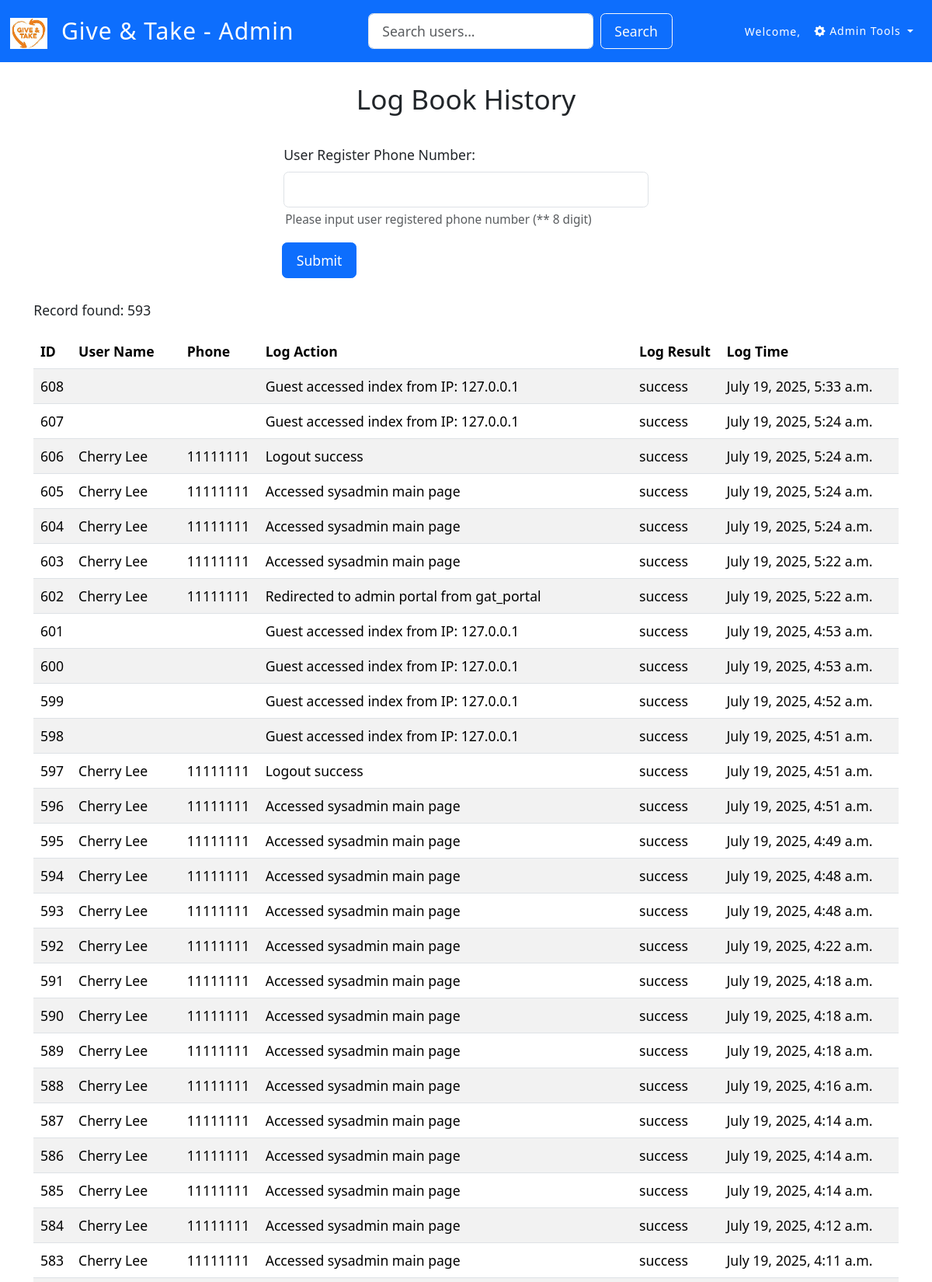
Screenshot of /logs/sysadmin/log_list/ (signed in, upper part) with the database file from the repository.
### logs/models.py (models this page shows, shortened)
class LogBook(models.Model):
    log_action = models.CharField(max_length=20)
    log_result = models.CharField(max_length=10)
    log_date = models.DateTimeField(auto_now_add=True)
    log_user = models.ForeignKey(
        User,
        on_delete=models.SET_NULL,  # 當 User 被刪除時，日誌的 user 欄位變為 NULL，而不是刪除日誌
        null=True,  # 允許資料庫中此欄位為空
        blank=True  # 允許在 Django Admin 或表單中此欄位為空
    )
    class Meta:
        db_table = 'gat_app_logbook'

### users/models.py (models this page shows, shortened)
class UserProfile(models.Model):
    user = models.OneToOneField(User, on_delete=models.CASCADE, related_name="profile")
    name = models.CharField(max_length=50)
    phone = models.CharField(max_length=15, unique=True)
    is_admin = models.BooleanField(default=False)
    class Meta:
        db_table = 'gat_app_userprofile'

### logs/views.py (the view, shortened to what this page needs)
# urls.py: path('sysadmin/log_list/', views.sysadmin_log_list, name='sysadmin_log_list'),
@login_required
def sysadmin_log_list(request):
    user_profile = get_object_or_404(UserProfile, user=request.user)
    if user_profile.is_admin:
        logs = LogBook.objects.select_related('log_user__profile').order_by('-log_date')
        context = {'logs': logs}
        return render(request, "logs/sysadmin_log_list.html", context)
    else:
        create_log(request.user, 'admin page access denied', 'failure')
        messages.warning(request, 'You do not have permission to perform this action!')
        return redirect('users:gat_portal')

### logs/templates/logs/sysadmin_log_list.html (shortened to what this page needs)
{% extends "base_admin.html" %}
{% load static %}
{% block body_content %}
    <h2>Log Book History</h2>
    <br/>
    <div class="container w-60" style="min-width:250px; max-width: 500px;">
        <form action="{% url 'logs:sysadmin_log_list' %}" method="POST">
            <div class="mb-3">
                <label for="user_phone" class="form-label">User Register Phone Number:</label>
                <input type="text" class="form-control" required pattern="\d{8}" title="input phone number must be 8-digit" name="user_phone" id="user_phone" aria-describedby="user_phoneHelp">
                <div id="user_phoneHelp" class="form-text">Please input user registered phone number (** 8 digit)</div>
            </div>
            <button type="submit" class="btn btn-primary">Submit</button>
        </form>
    </div>
    <div class="container w-60" style="min-width:500px;">
        <table class="table table-striped">
            <thead class="thead-dark">
            <tr>
                <th scope="col">ID</th>
                <th scope="col">User Name</th>
                <th scope="col">Phone</th>
                <th scope="col">Log Action</th>
                <th scope="col">Log Result</th>
                <th scope="col">Log Time</th>
            </tr>
            </thead>
            <tbody>
            <br/>
            <p>Record found: {{ logs.count }}</p>
            {% for log_rec in logs %}
                <tr>
                    <td>{{ log_rec.id }}</td>
                    <td>{{ log_rec.log_user.profile.name }}</td>
                    <td>{{ log_rec.log_user.profile.phone }}</td>
                    <td>{{ log_rec.log_action }}</td>
                    <td>{{ log_rec.log_result }}</td>
                    <td>{{ log_rec.log_date }}</td>
                </tr>
            {% endfor %}
            </tbody>
        </table>
    </div>
{% endblock %}

### templates/base_admin.html (style rules this page uses)
html { font-size: 1.1rem; }
.btn { padding: 0.5rem 1rem; }
.form-control { padding: 0.5rem 1rem; }
.body-content { margin-bottom: 20px }
div { margin-top: 2px; margin-bottom: 2px; margin-right: 2px; margin-left: 2px; }
h2 { text-align: center; }

### rows the page displays
LogBook: id "608", log_action "Guest accessed index from IP: 127.0.0.1", log_result "success", log_date "July 19, 2025, 5:33 a.m."
LogBook: id "607", log_action "Guest accessed index from IP: 127.0.0.1", log_result "success", log_date "July 19, 2025, 5:24 a.m."
LogBook: id "606", log_user.profile.name "Cherry Lee", log_user.profile.phone "11111111", log_action "Logout success", log_result "success", log_date "July 19, 2025, 5:24 a.m."
LogBook: id "605", log_user.profile.name "Cherry Lee", log_user.profile.phone "11111111", log_action "Accessed sysadmin main page", log_result "success", log_date "July 19, 2025, 5:24 a.m."
LogBook: id "604", log_user.profile.name "Cherry Lee", log_user.profile.phone "11111111", log_action "Accessed sysadmin main page", log_result "success", log_date "July 19, 2025, 5:24 a.m."
LogBook: id "603", log_user.profile.name "Cherry Lee", log_user.profile.phone "11111111", log_action "Accessed sysadmin main page", log_result "success", log_date "July 19, 2025, 5:22 a.m."
LogBook: id "602", log_user.profile.name "Cherry Lee", log_user.profile.phone "11111111", log_action "Redirected to admin portal from gat_portal", log_result "success", log_date "July 19, 2025, 5:22 a.m."
LogBook: id "601", log_action "Guest accessed index from IP: 127.0.0.1", log_result "success", log_date "July 19, 2025, 4:53 a.m."
LogBook: id "600", log_action "Guest accessed index from IP: 127.0.0.1", log_result "success", log_date "July 19, 2025, 4:53 a.m."
LogBook: id "599", log_action "Guest accessed index from IP: 127.0.0.1", log_result "success", log_date "July 19, 2025, 4:52 a.m."
LogBook: id "598", log_action "Guest accessed index from IP: 127.0.0.1", log_result "success", log_date "July 19, 2025, 4:51 a.m."
LogBook: id "597", log_user.profile.name "Cherry Lee", log_user.profile.phone "11111111", log_action "Logout success", log_result "success", log_date "July 19, 2025, 4:51 a.m."
LogBook: id "596", log_user.profile.name "Cherry Lee", log_user.profile.phone "11111111", log_action "Accessed sysadmin main page", log_result "success", log_date "July 19, 2025, 4:51 a.m."
LogBook: id "595", log_user.profile.name "Cherry Lee", log_user.profile.phone "11111111", log_action "Accessed sysadmin main page", log_result "success", log_date "July 19, 2025, 4:49 a.m."
LogBook: id "594", log_user.profile.name "Cherry Lee", log_user.profile.phone "11111111", log_action "Accessed sysadmin main page", log_result "success", log_date "July 19, 2025, 4:48 a.m."
LogBook: id "593", log_user.profile.name "Cherry Lee", log_user.profile.phone "11111111", log_action "Accessed sysadmin main page", log_result "success", log_date "July 19, 2025, 4:48 a.m."
LogBook: id "592", log_user.profile.name "Cherry Lee", log_user.profile.phone "11111111", log_action "Accessed sysadmin main page", log_result "success", log_date "July 19, 2025, 4:22 a.m."
LogBook: id "591", log_user.profile.name "Cherry Lee", log_user.profile.phone "11111111", log_action "Accessed sysadmin main page", log_result "success", log_date "July 19, 2025, 4:18 a.m."
LogBook: id "590", log_user.profile.name "Cherry Lee", log_user.profile.phone "11111111", log_action "Accessed sysadmin main page", log_result "success", log_date "July 19, 2025, 4:18 a.m."
LogBook: id "589", log_user.profile.name "Cherry Lee", log_user.profile.phone "11111111", log_action "Accessed sysadmin main page", log_result "success", log_date "July 19, 2025, 4:18 a.m."
LogBook: id "588", log_user.profile.name "Cherry Lee", log_user.profile.phone "11111111", log_action "Accessed sysadmin main page", log_result "success", log_date "July 19, 2025, 4:16 a.m."
LogBook: id "587", log_user.profile.name "Cherry Lee", log_user.profile.phone "11111111", log_action "Accessed sysadmin main page", log_result "success", log_date "July 19, 2025, 4:14 a.m."
LogBook: id "586", log_user.profile.name "Cherry Lee", log_user.profile.phone "11111111", log_action "Accessed sysadmin main page", log_result "success", log_date "July 19, 2025, 4:14 a.m."
LogBook: id "585", log_user.profile.name "Cherry Lee", log_user.profile.phone "11111111", log_action "Accessed sysadmin main page", log_result "success", log_date "July 19, 2025, 4:14 a.m."
LogBook: id "584", log_user.profile.name "Cherry Lee", log_user.profile.phone "11111111", log_action "Accessed sysadmin main page", log_result "success", log_date "July 19, 2025, 4:12 a.m."
LogBook: id "583", log_user.profile.name "Cherry Lee", log_user.profile.phone "11111111", log_action "Accessed sysadmin main page", log_result "success", log_date "July 19, 2025, 4:11 a.m."

### other values shown
{{ logs.count }} "593"
